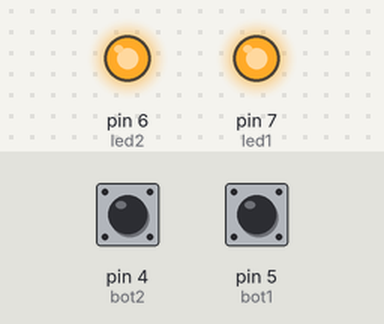
The sketch below on a simulated Arduino Uno, built with avr-gcc and run on an emulated ATmega328P. On the bench: output pins drawn as LEDs (lit = HIGH). The inputs (shaded band) are chosen by the test bench; at power-on: pin 4 (bot2) LOW, pin 5 (bot1) LOW.

Above: at 1.2 s.
1.3 s: pin 4 (bot2) pulled HIGH for 0.15 s
At 1.37 s:
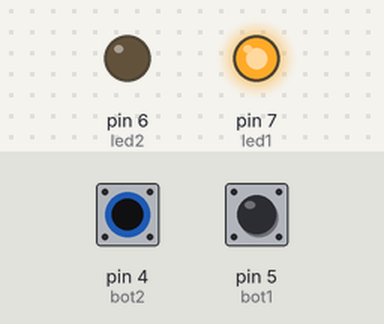
2.9 s: pin 5 (bot1) pulled HIGH for 0.15 s
At 2.97 s:
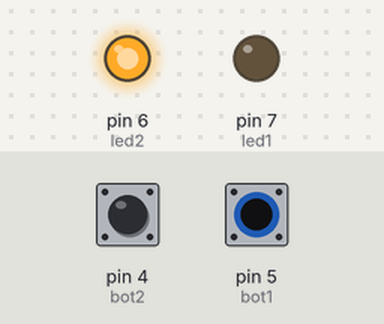
6.0 s: pin 4 (bot2) pulled HIGH for 3.2 s
At 6.7 s:
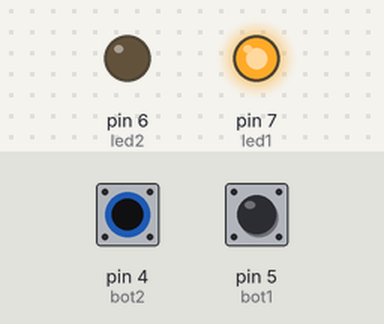
10.7 s: pin 5 (bot1) pulled HIGH for 3.2 s
At 11.5 s:
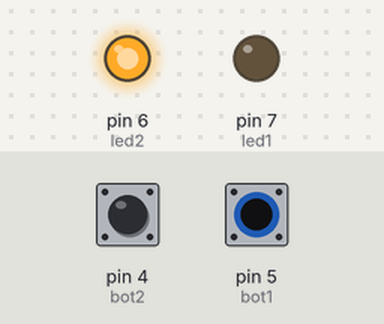
15.4 s: pin 4 (bot2) driven HIGH and pin 5 (bot1) driven HIGH
At 16.2 s:
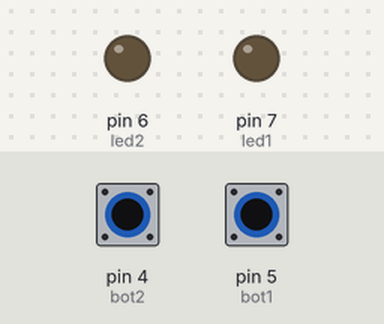
Timing chart, 0 to 17.9 s (numbered marks = the images above; inputs shaded):
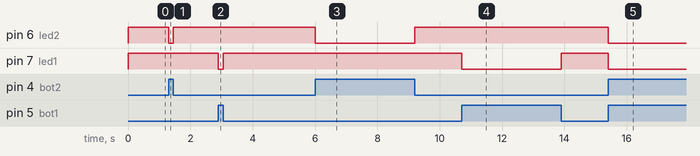

Measured:
- after the input at 1.3 s, pin 6 (led2): HIGH → LOW at once, → HIGH 0.15 s later
- after the input at 2.9 s, pin 7 (led1): HIGH → LOW at once, → HIGH 0.15 s later
- after the input at 6.0 s, pin 6 (led2): HIGH → LOW at once, → HIGH 3.2 s later
- after the input at 10.7 s, pin 7 (led1): HIGH → LOW at once, → HIGH 3.2 s later
- after the input at 15.4 s, pin 6 (led2), pin 7 (led1): HIGH → LOW at once

The sketch:

Arduino.ino
```cpp
#include <IRremote.h>

int led1 = 7;
int led2 = 6;

int bot1 = 5;
int stbot1 = 0;

int bot2 = 4;
int stbot2 = 0;

char y;
int i = 0;
int ii = 0;
int pessoa = 0;


IRsend irsend;

void setup()
{
  Serial.begin(9600);
  pinMode(led1, OUTPUT); // uso do pino 4 (led1) como SAÍDA
  pinMode(led2, OUTPUT);
  pinMode(bot1, INPUT);
  pinMode(bot2, INPUT);
   // Configuração da porta serial para comunicação à taxa de 9600 bps
}

void loop()
{
  stbot2=digitalRead(bot2);
  stbot1=digitalRead(bot1);


  if(stbot1==HIGH)
    {i=0;
      digitalWrite(led1, LOW);
    }
    if(stbot1!=HIGH)
    {
      if(i==0)
       {
      digitalWrite(led1, HIGH);
        pessoa++;
      i++;
       }
    }
if(stbot2==HIGH)
    {ii=0;
      digitalWrite(led2, LOW);
    }
    if(stbot2!=HIGH)
    {
      if(ii==0)
       {
      digitalWrite(led2, HIGH);
        pessoa--;
      ii++;
       }
    }

  if(pessoa<0)
    {
      pessoa = 0;
    }

  if(Serial.available()>0)
  {
    y = Serial.read();

    switch(y)
    {
      case 'P':
              Serial.print(pessoa);
              Serial.print('\n');
              break;
      case 'A':
             SendChannelUpCodeDesligar();
             delay(500);
             break;
      case 'B':
             SendChannelUpCode24();
             delay(500);
              break;
      case 'C':
             SendChannelUpCode23();
             delay(500);
              break;
      case 'D':
             SendChannelUpCode22();
             delay(500);
              break;
      case 'E':
             SendChannelUpCode20();
             delay(500);
              break;
      case 'F':
             SendChannelUpCode19();
             delay(500);
             break;
      default:
              break;
    }
  }
}


void SendChannelUpCodeDesligar()
{
  int khz = 38; // 38kHz carrier frequency for the NEC protocol
  unsigned int irSignal[] = {8900,4450, 650,1650, 600,1700, 600,600, 600,550, 600,1700, 600,1650, 600,1700, 600,550, 600,600, 600,550, 650,550, 600,1700, 600,600, 550,600, 600,600, 550,600, 600,600, 600,550, 600,550, 650,550, 600,600, 600,550, 600,1700, 600,1700, 600,550, 650,1650, 600,550, 650,550, 600,1650, 650,550, 600,1700, 600,600, 550,600, 600,1700, 600,550, 650}; //AnalysIR Batch Export (IRremote) - RAW
  irsend.sendRaw(irSignal, sizeof(irSignal) / sizeof(irSignal[0]), khz); //Note the approach used to automatically calculate the size of the array.
  delay(5000);
}

void SendChannelUpCode20()
{
  int khz = 38; // 38kHz carrier frequency for the NEC protocol
  unsigned int irSignal[] = {8950,4400, 650,1700, 550,600, 600,600, 550,1700, 600,600, 600,550, 650,1650, 600,550, 650,550, 600,600, 600,1650, 600,600, 600,550, 600,600, 600,550, 650,550, 600,600, 600,550, 600,600, 600,550, 600,600, 600,550, 600,1700, 600,1700, 600,550, 600,1700, 600,600, 600,550, 600,1700, 600,550, 600,1700, 600,550, 600,600, 600,1650, 650,550, 600}; //AnalysIR Batch Export (IRremote) - RAW
  irsend.sendRaw(irSignal, sizeof(irSignal) / sizeof(irSignal[0]), khz); //Note the approach used to automatically calculate the size of the array.
  delay(5000);
}

void SendChannelUpCode19()
{
  int khz = 38; // 38kHz carrier frequency for the NEC protocol
  unsigned int irSignal[] = {9000,4400, 650,1650, 600,600, 550,600, 600,1700, 600,600, 600,550, 600,1700, 600,550, 600,1700, 600,1700, 550,600, 600,550, 600,600, 600,550, 650,550, 600,600, 600,550, 600,600, 600,550, 600,600, 600,550, 650,550, 600,1700, 600,1700, 600,550, 600,1700, 600,550, 600,600, 600,1650, 600,600, 600,1650, 600,600, 600,550, 650,1700, 600,550, 600}; //AnalysIR Batch Export (IRremote) - RAW
  irsend.sendRaw(irSignal, sizeof(irSignal) / sizeof(irSignal[0]), khz); //Note the approach used to automatically calculate the size of the array.
  delay(5000);
}

void SendChannelUpCode22()
{
  int khz = 38; // 38kHz carrier frequency for the NEC protocol
  unsigned int irSignal[] = {9000,4400, 650,1650, 600,600, 550,650, 550,1700, 600,600, 600,550, 600,1700, 600,550, 600,600, 600,1650, 600,1700, 600,550, 600,600, 600,550, 650,550, 600,600, 600,550, 600,600, 600,550, 600,600, 600,550, 650,550, 600,1700, 600,1700, 600,550, 600,1700, 600,550, 600,600, 600,1650, 600,600, 600,1650, 650,550, 600,600, 600,1700, 600,550, 600}; //AnalysIR Batch Export (IRremote) - RAW
  irsend.sendRaw(irSignal, sizeof(irSignal) / sizeof(irSignal[0]), khz); //Note the approach used to automatically calculate the size of the array.
  delay(5000);
}

void SendChannelUpCode23()
{
  int khz = 38; // 38kHz carrier frequency for the NEC protocol
  unsigned int irSignal[] = {8950,4400, 650,1650, 600,600, 550,600, 600,1700, 600,600, 600,550, 600,1700, 600,550, 600,1700, 600,1700, 550,1700, 600,600, 600,550, 650,550, 600,600, 600,550, 600,600, 600,550, 600,600, 550,600, 600,600, 600,550, 600,1700, 600,1700, 600,550, 600,1700, 600,550, 600,600, 600,1650, 600,600, 600,1700, 600,550, 650,550, 600,1700, 600,550, 600}; //AnalysIR Batch Export (IRremote) - RAW
  irsend.sendRaw(irSignal, sizeof(irSignal) / sizeof(irSignal[0]), khz); //Note the approach used to automatically calculate the size of the array.
  delay(5000);
}

void SendChannelUpCode24()
{
  int khz = 38; // 38kHz carrier frequency for the NEC protocol
  unsigned int irSignal[] = {9050,4350, 650,1650, 650,550, 600,550, 600,1700, 600,600, 600,550, 600,1700, 600,550, 600,600, 600,550, 600,600, 600,1650, 600,600, 600,550, 650,550, 600,600, 600,550, 600,600, 600,550, 600,600, 600,550, 600,600, 600,1650, 650,1650, 600,600, 600,1700, 600,550, 600,600, 600,1650, 600,600, 600,1650, 650,550, 600,550, 650,1650, 600,550, 650};  delay(5000);
}
```
